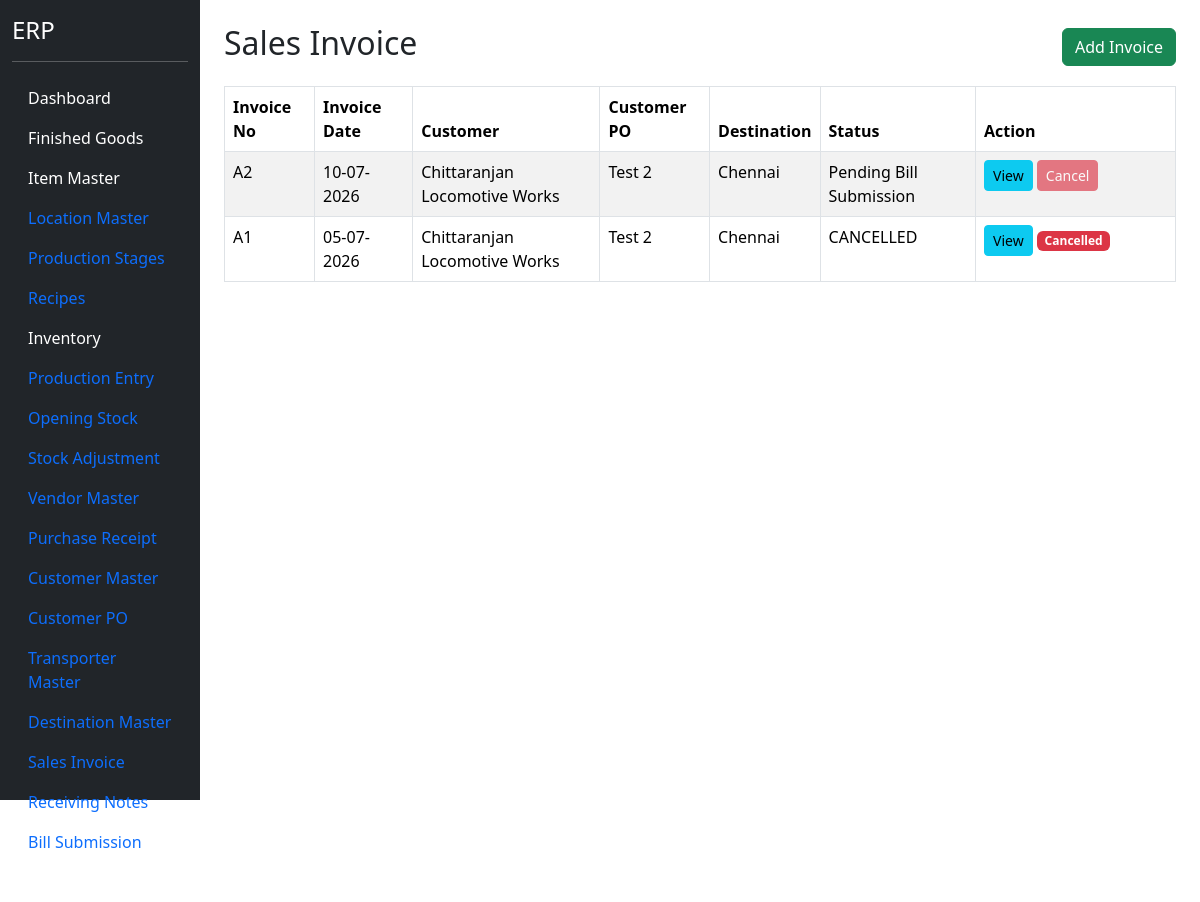
Page /sales-invoice (signed in) on the earlier database version.
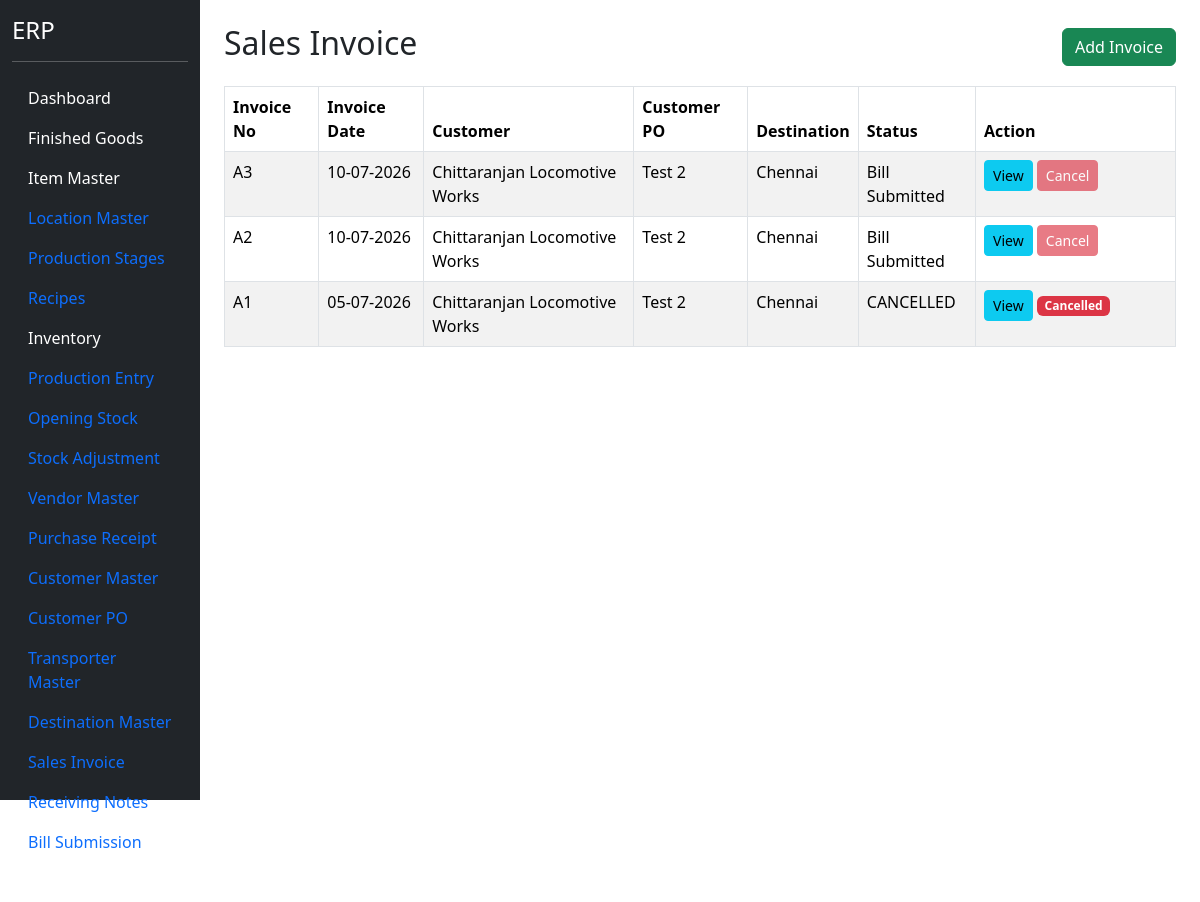
Same page on the later database version.
### models.py (models this page shows)
class SalesInvoiceHeader(db.Model):
    __tablename__ = "sales_invoice_header"
    id = db.Column(
        db.Integer,
        primary_key=True
    )
    invoice_no = db.Column(
        db.String(50),
        nullable=False,
        unique=True
    )
    invoice_date = db.Column(
        db.Date,
        nullable=False
    )
    customer_po_header_id = db.Column(
        db.Integer,
        db.ForeignKey("customer_po_header.id"),
        nullable=False
    )
    customer_id = db.Column(
        db.Integer,
        db.ForeignKey("customer_master.id"),
        nullable=False
    )
    destination_id = db.Column(
        db.Integer,
        db.ForeignKey("destination_master.id"),
        nullable=False
    )
    transporter_id = db.Column(
        db.Integer,
        db.ForeignKey("transporter_master.id"),
        nullable=False
    )
    vehicle_no = db.Column(
        db.String(50)
    )
    lr_no = db.Column(
        db.String(100)
    )
    eway_bill_no = db.Column(
        db.String(100)
    )
    location_id = db.Column(
    db.Integer,
    db.ForeignKey("location_master.id"),
    nullable=False
    )
    remarks = db.Column(
        db.String(500)
    )
    status = db.Column(
        db.String(30),
        default="Pending RNote"
    )
    customer = db.relationship("CustomerMaster")
    customer_po = db.relationship("CustomerPOHeader")
    destination = db.relationship("DestinationMaster")
    transporter = db.relationship("TransporterMaster")
    location = db.relationship("LocationMaster")
    details = db.relationship(
        "SalesInvoiceDetail",
        backref="invoice",
        cascade="all, delete-orphan"
    )

class CustomerMaster(db.Model):
    __tablename__ = "customer_master"
    id = db.Column(
        db.Integer,
        primary_key=True
    )
    customer_code = db.Column(
        db.String(20),
        unique=True,
        nullable=True
    )
    customer_name = db.Column(
        db.String(200),
        nullable=False
    )
    contact_person = db.Column(
        db.String(100)
    )
    mobile = db.Column(
        db.String(20)
    )
    email = db.Column(
        db.String(100)
    )
    gst_no = db.Column(
        db.String(30)
    )
    pan_no = db.Column(
        db.String(20)
    )
    address = db.Column(
        db.String(500)
    )
    city = db.Column(
        db.String(100)
    )
    state = db.Column(
        db.String(100)
    )
    country = db.Column(
        db.String(100),
        default="India"
    )
    pincode = db.Column(
        db.String(20)
    )
    credit_days = db.Column(
        db.Integer,
        default=30
    )
    credit_limit = db.Column(
        db.Float,
        default=0
    )
    active = db.Column(
        db.Boolean,
        default=True
    )

class CustomerPOHeader(db.Model):
    __tablename__ = "customer_po_header"
    id = db.Column(
        db.Integer,
        primary_key=True
    )
    customer_id = db.Column(
        db.Integer,
        db.ForeignKey("customer_master.id"),
        nullable=False
    )
    customer_po_no = db.Column(
        db.String(100),
        nullable=False
    )
    customer_po_date = db.Column(
        db.Date,
        nullable=False
    )
    order_received_date = db.Column(
        db.Date,
        nullable=False
    )
    payment_terms = db.Column(
        db.String(200)
    )
    freight_terms = db.Column(
        db.String(200)
    )
    remarks = db.Column(
        db.String(500)
    )
    status = db.Column(
        db.String(20),
        default="OPEN"
    )
    customer = db.relationship(
        "CustomerMaster"
    )
    details = db.relationship(
        "CustomerPODetail",
        backref="customer_po",
        cascade="all, delete-orphan"
    )

class DestinationMaster(db.Model):
    __tablename__ = "destination_master"
    id = db.Column( db.Integer, primary_key=True )
    destination_name = db.Column( db.String(200), nullable=False, unique=True )
    state_name = db.Column( db.String(100) )
    active = db.Column( db.Boolean, default=True )

### blueprints/masters/routes.py (the view)
@masters_bp.route("/sales-invoice")
@login_required
def sales_invoice():
    invoice_list = SalesInvoiceHeader.query.order_by(
        SalesInvoiceHeader.invoice_date.desc(),
        SalesInvoiceHeader.invoice_no.desc()
    ).all()
    return render_template(
        "sales_invoice.html",
        invoice_list=invoice_list
    )

### app.py (called while the page is built)
@login_manager.user_loader
def load_user(user_id):
    return User.query.get(int(user_id))

### templates/sales_invoice.html (shortened to what this page needs)
{% extends "base.html" %}
{% block content %}
<div class="container mt-4">
<div class="d-flex justify-content-between align-items-center mb-3">
<h2>
Sales Invoice
</h2>
<a
href="/sales-invoice/add"
class="btn btn-success">
Add Invoice
</a>
</div>
<table class="table table-bordered table-striped">
<thead>
<tr>
<th>
Invoice No
</th>
<th>
Invoice Date
</th>
<th>
Customer
</th>
<th>
Customer PO
</th>
<th>
Destination
</th>
<th>
Status
</th>
<th width="200">
Action
</th>
</tr>
</thead>
<tbody>
{% for invoice in invoice_list %}
<tr>
<td>
{{ invoice.invoice_no }}
</td>
<td>
{{ invoice.invoice_date.strftime("%d-%m-%Y") }}
</td>
<td>
{{ invoice.customer.customer_name }}
</td>
<td>
{{ invoice.customer_po.customer_po_no }}
</td>
<td>
{{ invoice.destination.destination_name }}
</td>
<td>
{{ invoice.status }}
</td>
<td>
<a
href="{{ url_for('masters.view_sales_invoice', id=invoice.id) }}"
class="btn btn-info btn-sm">
View
</a>
{% if invoice.status == "CANCELLED" %}
<span class="badge bg-danger">
Cancelled
</span>
{% else %}
<button
class="btn btn-danger btn-sm"
disabled
title="Receiving Note has already been created. Cancel the Receiving Note first.">
Cancel
</button>
{% endif %}
</td>
</tr>
{% endfor %}
</tbody>
</table>
</div>
{% endblock %}

Differences in the rows shown:
added SalesInvoiceHeader: invoice_no "A3", invoice_date "10-07-2026", customer.customer_name "Chittaranjan Locomotive Works", customer_po.customer_po_no "Test 2", destination.destination_name "Chennai", status "Bill Submitted", shows "Cancel"
changed SalesInvoiceHeader (number 2 of 3 on the later page): status "Pending Bill Submission" → "Bill Submitted"
